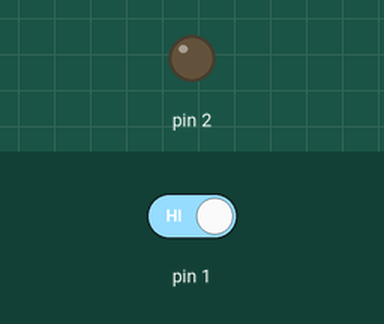
The sketch below on a simulated Arduino Uno, built with avr-gcc and run on an emulated ATmega328P. Parts: output pins drawn as LEDs (lit = HIGH). The inputs (shaded band) are chosen by the test bench; at power-on: pin 1 HIGH.

Above: at 1.2 s.
1.3 s: pin 1 driven LOW
At 1.6 s:
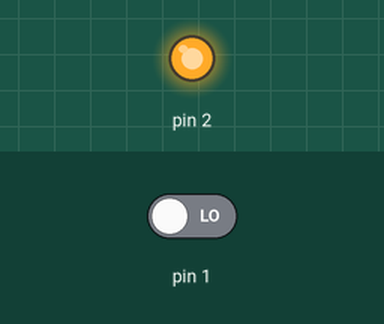
2.8 s: pin 1 driven HIGH
At 3.8 s:
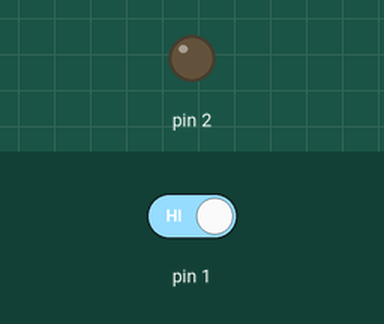
Timing chart, 0 to 5.8 s (numbered marks = the images above; inputs shaded):
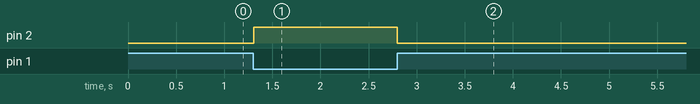

Measured:
- after the input at 1.3 s, pin 2: LOW → HIGH at once
- after the input at 2.8 s, pin 2: HIGH → LOW at once

The sketch:

Buzzer_Button.ino
```cpp
void setup() {
  // initialize buzzer (pin 2) as output
  pinMode(2, OUTPUT);

  // initialize button (pin 1) as input
  pinMode(1, INPUT);
}

void loop() {
  // check if button is pressed write a square wave out, if not then not
  if(digitalRead(1) == LOW){
    // write it as ananalog output with 50% duty cycle
    analogWrite(2, 128);
  }
  else{
    analogWrite(2, 0);
  }

  // wait 5ms
  delay(5);
}
```
